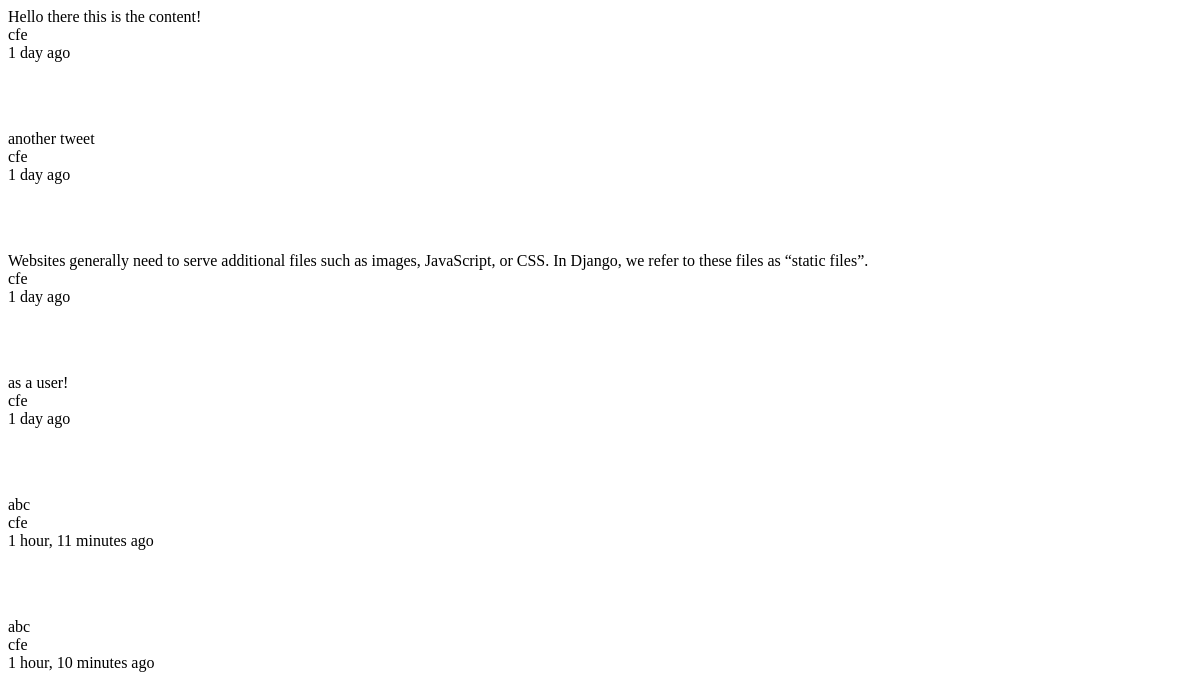
Page /tweet/ on the earlier database version.
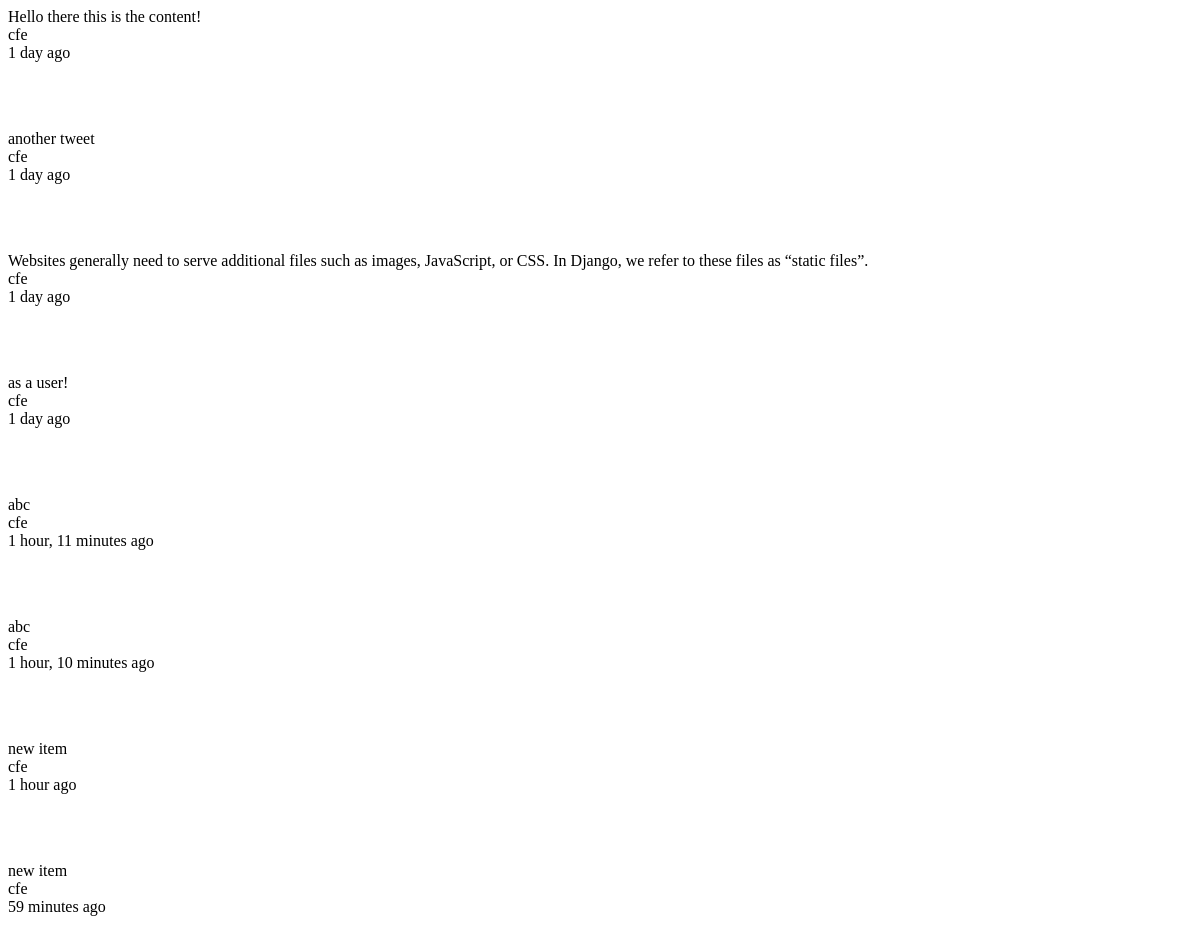
Same page on the later database version.
### tweets/models.py (models this page shows, shortened)
class Tweet(models.Model):
    user        = models.ForeignKey(settings.AUTH_USER_MODEL)
    content     = models.CharField(max_length=140, validators=[validate_content])
    updated     = models.DateTimeField(auto_now=True)
    timestamp   = models.DateTimeField(auto_now_add=True)

### tweets/views.py (the view)
class TweetListView(ListView):
    queryset = Tweet.objects.all()
    def get_context_data(self, *args, **kwargs):
        context = super(TweetListView, self).get_context_data(*args, **kwargs)
        return context

### tweets/templates/tweets/tweet_list.html
{% for object in object_list %}
    <p>{{ object.content }}<br/>
    {{ object.user }}<br/>
    {{ object.timestamp|timesince }} ago</p><br/><br/>
{% empty %}
    <p>No tweets yet.</p>
{% endfor %}

Differences in the rows shown:
added Tweet: content "new item", user "cfe", timestamp "1 hour"
added Tweet: content "new item", user "cfe", timestamp "59 minutes"
